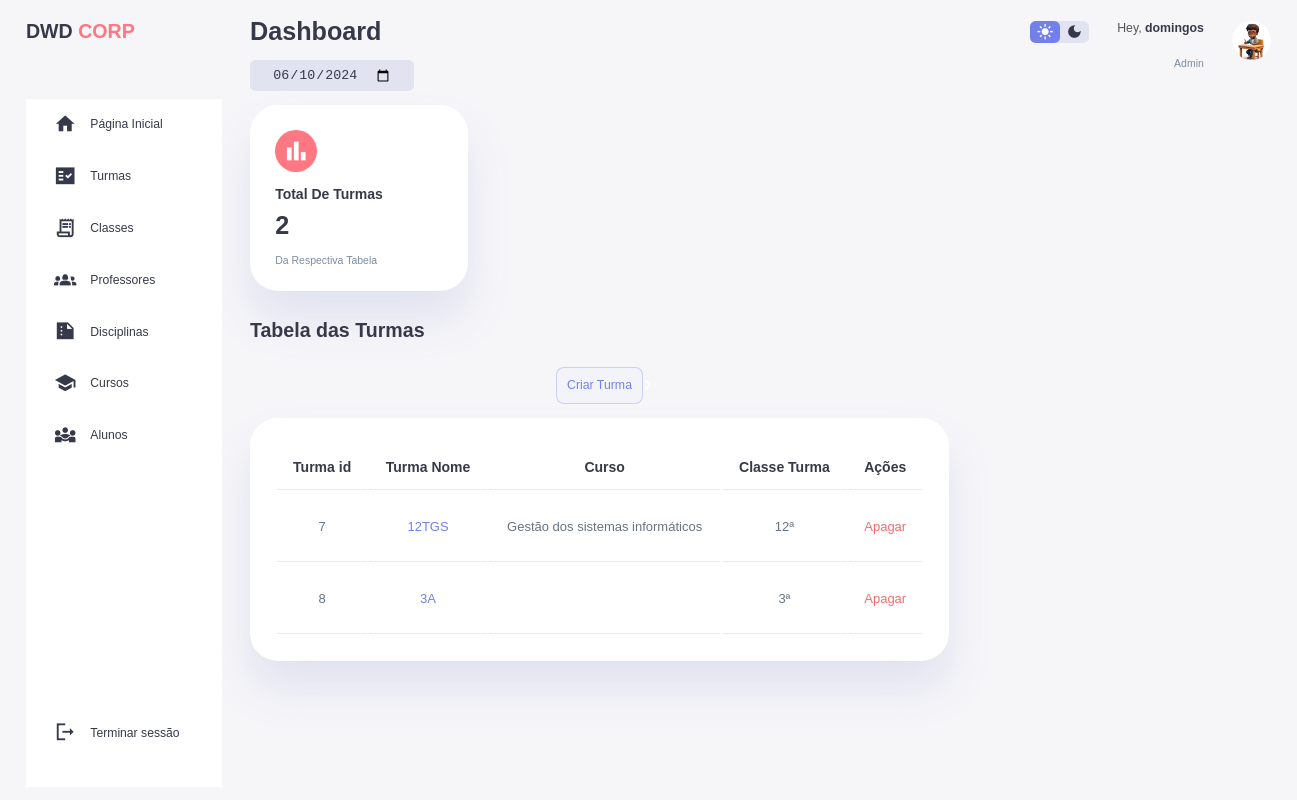
Screenshot of /admin-dashboard-turmas/ (signed in) with the database file from the repository.
### home/models.py (models this page shows, shortened)
class Turma(models.Model):
    nome=models.CharField(max_length=255)
    n_alunos=models.PositiveIntegerField()
    n_max_alunos=models.PositiveIntegerField()
    classe_id=models.ForeignKey(Classe,on_delete=models.CASCADE,null=False)
    sala=models.CharField(max_length=50)
    curso_id=models.ForeignKey(Curso,on_delete=models.CASCADE,null=True,blank=True)

class Curso (models.Model):
    nome=models.CharField(max_length=255)
    nivel=models.CharField(max_length=100)
    descricao=models.TextField()
    objectivo=models.TextField()
    programa=models.TextField()

class  Classe(models.Model):
    nome=models.CharField(max_length=55,choices=CLASSES)
    nivel=models.CharField(max_length=100)
    descricao=models.TextField()
    obs=models.TextField()

class User(AbstractUser):
    is_admin=models.BooleanField('Is admin',default=False)
    is_professor=models.BooleanField('Is professor',default=False)
    is_aluno=models.BooleanField('Is aluno',default=False)

### home/views.py (the view)
# urls.py: path('admin-dashboard-turmas/', AdminTurmas,name='admin-dashboard-turmas'),
@login_required
def AdminTurmas(request):
    curso=Curso.objects.all()
    turmas=Turma.objects.all()
    classes=Classe.objects.all()
    turmas_paginator=Paginator(turmas,4)
    page_num=request.GET.get('page')
    page=turmas_paginator.get_page(page_num)
    context={
        'classes':classes,
        'page':page,
        'cursos':curso,
        'turmas':turmas,
    }
    return render(request,'home/turma_list.html',context)

### templates/home/turma_list.html (shortened to what this page needs)
{% load static %}
<!DOCTYPE html>
<html lang="en">
<head>
    <link rel="stylesheet" href="{% static 'style.css' %}">
    <link rel="stylesheet" href="{% static 'modal.css' %}">
</head>
<body>
    <div class="container">
        <aside>
            <div class="top">
                <div class="logo">
                    <h2>DWD <span class="danger">CORP</span> </h2>
                </div>
            </div>
            <div class="sidebar">
                <a href="{% url 'admin-dashboard' %}">
                    <span class="material-icons-sharp">home</span>
                    <h3>Página Inicial</h3>
                </a>
                <a href="{% url 'admin-dashboard-turmas' %}" class="active">
                    <span class="material-icons-sharp">fact_check</span>
                    <h3>Turmas</h3>
                </a>
                <a href="{% url 'admin-dashboard-classes' %}">
                    <span class="material-icons-sharp">receipt_long</span>
                    <h3>Classes</h3>
                </a>
                <a href="{% url 'admin-dashboard-professores' %}">
                    <span class="material-icons-sharp">groups_2</span>
                    <h3>Professores</h3>
                </a>
                <a href="{% url 'admin-dashboard-disciplinas' %}">
                    <span class="material-icons-sharp">summarize</span>
                    <h3>Disciplinas</h3>
                </a>
                <a href="{% url 'admin-dashboard-curso' %}">
                    <span class="material-icons-sharp">school</span>
                    <h3>Cursos</h3>
                </a>
                <a href="{% url 'admin-dashboard-alunos' %}">
                    <span class="material-icons-sharp">diversity_3</span>
                    <h3>Alunos</h3>
                </a>
                <a href="{% url 'logout' %}">
                    <span class="material-icons-sharp">logout</span>
                    <h3>Terminar sessão</h3>
                </a>
            </div>
        </aside>
        <main>
            <h1>Dashboard</h1>
            <div class="date">
                <input type="date" id="dataAtual">
            </div>
            <div class="insights">
                <div class="wz">
                    <span class="material-icons-sharp">bar_chart</span>
                    <div class="middle">
                        <div class="left">
                            <h3> Total De Turmas</h3>
                            <h1> {{turmas.count}}</h1>
                        </div>
                    </div>
                    <small class="text-muted">Da Respectiva Tabela</small>
                </div>
            </div>
            <div class="recent-order">
                <h2>Tabela das Turmas</h2>
                <table>
                    <thead>
                        <div class="links">
                            <a href="{% url 'create-turma'  %}" class="menu__link">Criar Turma</a>
                        </div>
                        <tr>
                            <th>Turma id</th>
                            <th>Turma Nome</th>
                            <th>Curso</th>
                            <th>Classe Turma</th>
                            <th>Ações</th>
                        </tr>
                    </thead>
                    <tbody>
                        {% for turma in page.object_list %}
                        <tr>
                            <td>{{turma.pk}}</td>
                            <td><a href="{% url 'update-turma' turma.pk %}">{{turma.nome|default_if_none:"Texto alternativo"}}</a></td>
                            <td>
                                {{turma.curso_id.nome|default_if_none:"Texto alternativo"}}
                            </td>
                            <td>{{turma.classe_id.nome}}</td>
                            <td>
                                <a href="{% url 'delete-turma' turma.pk %}"
                                    style="color: rgba(240, 58, 58, 0.741);">Apagar</a>
                            </td>
                        </tr>
                        {% endfor %}
                    </tbody>
                </table>
            </div>
        </main>
        <div class="right">
            <div class="top">
                <div class="theme-toggler">
                    <span class="material-icons-sharp active">light_mode</span>
                    <span class="material-icons-sharp">dark_mode</span>
                </div>
                <div class="profile">
                    <div class="info">
                        <p>Hey, <b>{{user.username}}</b></p>
                        <small class="text-muted">Admin</small>
                    </div>
                    <div class="profile-photo">
                        <img src="{% static 'vista-de-3d-jovem-estudante-de-escola_23-2151103679.avif' %}">
                    </div>
                </div>
            </div>
        </div>
    </div>
</body>
</html>

### static/modal.css (style rules this page uses)
h2 { margin-bottom: 1rem; }
p { color: #555; margin-bottom: 1.5rem; }

### rows the page displays
Turma: pk "7", nome "12TGS", curso_id.nome "Gestão dos sistemas informáticos", classe_id.nome "12ª"
Turma: pk "8", nome "3A", classe_id.nome "3ª"
User: username "domingos"

### other values shown
{{ turmas.count }} "2"
